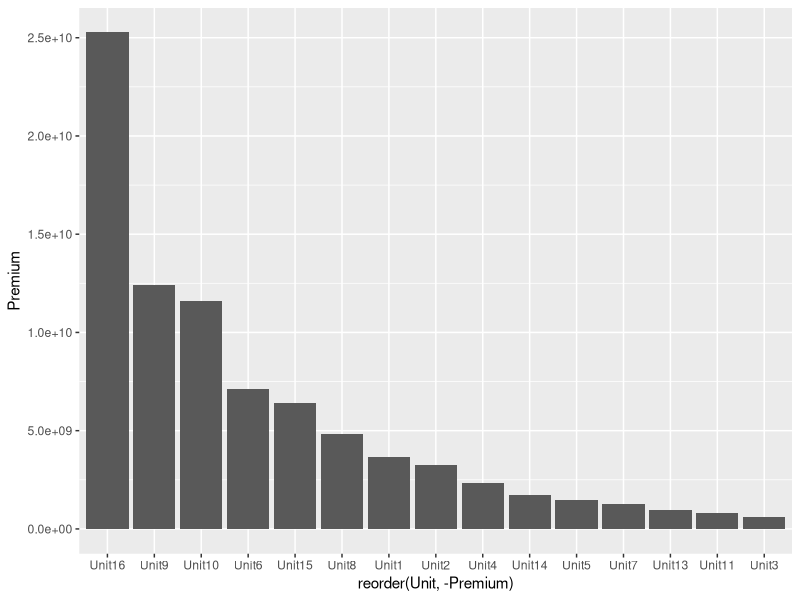

Write the R code that produced this figure.
## ---- chunk 1
#knitr::opts_chunk$set(echo = TRUE)
## ---- chunk 2
# libraries
library(dplyr)
library(ggplot2)

# load data
dt_KPI_raw <- read.csv("../../../data/lesson2_KPI.csv")
## ---- chunk 3
dt_KPI_raw %>% glimpse()
## ---- chunk 4
summary(dt_KPI_raw)
## ---- chunk 5
dt_KPI_raw[is.na(dt_KPI_raw$Premium) & is.na(dt_KPI_raw$Losses), ] # using not dplyr approach
## ---- chunk 6
dt_KPI_raw <- dt_KPI_raw %>% filter(!is.na(Premium))
## ---- chunk 7
dt_KPI_raw$Business %>% is.na %>% table
## ---- chunk 8
dt_KPI_raw %>% lapply(function(x) {is.na(x) %>% table}) 
## ---- chunk 9
# your code
## ---- chunk 10
# your code
## ---- chunk 11
# your code
## ---- chunk 12
dt_KPI_raw %>% 
  group_by(Unit) %>% 
  summarize(Premium = sum(Premium, na.rm = TRUE)) %>% 
  arrange(desc(Premium))
## ---- chunk 13
# your code
## ---- chunk 14
# your code
## ---- chunk 15
dt_KPI_raw %>% 
  group_by(Unit) %>% 
  summarize(Premium = sum(Premium, na.rm = TRUE),
            Expenses = sum(Expenses, na.rm = TRUE),
            Losses = sum(Losses, na.rm = TRUE)
  ) %>% 
  ggplot(aes(x = reorder(Unit, -Premium), y = Premium)) + 
  geom_col()
## ---- chunk 16
# your code
## ---- chunk 17
# your code
## ---- chunk 18
# your code
## ---- chunk 19
# your code
## ---- chunk 20
# your code
## ---- chunk 21
# your code
## ---- chunk 22
# your code
## ---- chunk 23
# your code
## ---- chunk 24
# your code
## ---- chunk 25
# your code
## ---- chunk 26
# your code
